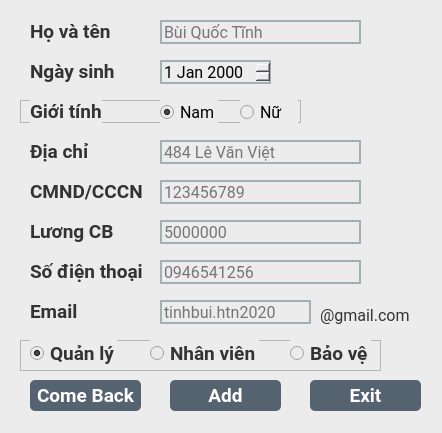
<?xml version="1.0" encoding="UTF-8"?>
<ui version="4.0">
 <class>Form</class>
 <widget class="QWidget" name="Form">
  <property name="geometry">
   <rect>
    <x>0</x>
    <y>0</y>
    <width>442</width>
    <height>433</height>
   </rect>
  </property>
  <property name="windowTitle">
   <string>Form</string>
  </property>
  <property name="styleSheet">
   <string notr="true">background-color: rgb(236, 236, 236);</string>
  </property>
  <widget class="QLabel" name="labelHoTen">
   <property name="geometry">
    <rect>
     <x>30</x>
     <y>20</y>
     <width>85</width>
     <height>23</height>
    </rect>
   </property>
   <property name="font">
    <font>
     <family>Roboto</family>
     <pointsize>14</pointsize>
     <weight>75</weight>
     <bold>true</bold>
    </font>
   </property>
   <property name="styleSheet">
    <string notr="true">color: rgba(0, 0, 0, 200);</string>
   </property>
   <property name="text">
    <string>Họ và tên</string>
   </property>
  </widget>
  <widget class="QLabel" name="labelNgaySinh">
   <property name="geometry">
    <rect>
     <x>30</x>
     <y>60</y>
     <width>85</width>
     <height>23</height>
    </rect>
   </property>
   <property name="font">
    <font>
     <family>Roboto</family>
     <pointsize>14</pointsize>
     <weight>75</weight>
     <bold>true</bold>
    </font>
   </property>
   <property name="styleSheet">
    <string notr="true">color: rgba(0, 0, 0, 200);</string>
   </property>
   <property name="text">
    <string>Ngày sinh</string>
   </property>
  </widget>
  <widget class="QLabel" name="labelDiaChi">
   <property name="geometry">
    <rect>
     <x>30</x>
     <y>140</y>
     <width>59</width>
     <height>23</height>
    </rect>
   </property>
   <property name="font">
    <font>
     <family>Roboto</family>
     <pointsize>14</pointsize>
     <weight>75</weight>
     <bold>true</bold>
    </font>
   </property>
   <property name="styleSheet">
    <string notr="true">color: rgba(0, 0, 0, 200);</string>
   </property>
   <property name="text">
    <string>Địa chỉ</string>
   </property>
  </widget>
  <widget class="QLabel" name="labelCMND">
   <property name="geometry">
    <rect>
     <x>30</x>
     <y>180</y>
     <width>113</width>
     <height>23</height>
    </rect>
   </property>
   <property name="font">
    <font>
     <family>Roboto</family>
     <pointsize>14</pointsize>
     <weight>75</weight>
     <bold>true</bold>
    </font>
   </property>
   <property name="styleSheet">
    <string notr="true">color: rgba(0, 0, 0, 200);</string>
   </property>
   <property name="text">
    <string>CMND/CCCN</string>
   </property>
  </widget>
  <widget class="QLabel" name="labelLuongCB">
   <property name="geometry">
    <rect>
     <x>30</x>
     <y>220</y>
     <width>84</width>
     <height>23</height>
    </rect>
   </property>
   <property name="font">
    <font>
     <family>Roboto</family>
     <pointsize>14</pointsize>
     <weight>75</weight>
     <bold>true</bold>
    </font>
   </property>
   <property name="styleSheet">
    <string notr="true">color: rgba(0, 0, 0, 200);</string>
   </property>
   <property name="text">
    <string>Lương CB</string>
   </property>
  </widget>
  <widget class="QLabel" name="labelSDT">
   <property name="geometry">
    <rect>
     <x>30</x>
     <y>260</y>
     <width>113</width>
     <height>23</height>
    </rect>
   </property>
   <property name="font">
    <font>
     <family>Roboto</family>
     <pointsize>14</pointsize>
     <weight>75</weight>
     <bold>true</bold>
    </font>
   </property>
   <property name="styleSheet">
    <string notr="true">color: rgba(0, 0, 0, 200);</string>
   </property>
   <property name="text">
    <string>Số điện thoại</string>
   </property>
  </widget>
  <widget class="QLabel" name="labelEmail">
   <property name="geometry">
    <rect>
     <x>30</x>
     <y>300</y>
     <width>113</width>
     <height>23</height>
    </rect>
   </property>
   <property name="font">
    <font>
     <family>Roboto</family>
     <pointsize>14</pointsize>
     <weight>75</weight>
     <bold>true</bold>
    </font>
   </property>
   <property name="styleSheet">
    <string notr="true">color: rgba(0, 0, 0, 200);</string>
   </property>
   <property name="text">
    <string>Email</string>
   </property>
  </widget>
  <widget class="QLineEdit" name="lineEditHoTen">
   <property name="geometry">
    <rect>
     <x>160</x>
     <y>20</y>
     <width>201</width>
     <height>24</height>
    </rect>
   </property>
   <property name="font">
    <font>
     <family>Roboto</family>
     <pointsize>12</pointsize>
    </font>
   </property>
   <property name="styleSheet">
    <string notr="true">border: 2px solid rgba(0,0,0,0);
border-color: rgba(46,82,101,100);</string>
   </property>
   <property name="placeholderText">
    <string>Bùi Quốc Tĩnh</string>
   </property>
  </widget>
  <widget class="QFrame" name="frameGioiTinh">
   <property name="geometry">
    <rect>
     <x>20</x>
     <y>100</y>
     <width>281</width>
     <height>23</height>
    </rect>
   </property>
   <property name="frameShape">
    <enum>QFrame::StyledPanel</enum>
   </property>
   <property name="frameShadow">
    <enum>QFrame::Raised</enum>
   </property>
   <widget class="QLabel" name="labelGioiTinh">
    <property name="geometry">
     <rect>
      <x>10</x>
      <y>0</y>
      <width>72</width>
      <height>23</height>
     </rect>
    </property>
    <property name="font">
     <font>
      <family>Roboto</family>
      <pointsize>14</pointsize>
      <weight>75</weight>
      <bold>true</bold>
     </font>
    </property>
    <property name="styleSheet">
     <string notr="true">color: rgba(0, 0, 0, 200);</string>
    </property>
    <property name="text">
     <string>Giới tính</string>
    </property>
   </widget>
   <widget class="QRadioButton" name="radioButtonNam">
    <property name="geometry">
     <rect>
      <x>140</x>
      <y>0</y>
      <width>58</width>
      <height>24</height>
     </rect>
    </property>
    <property name="font">
     <font>
      <family>Roboto</family>
      <pointsize>12</pointsize>
     </font>
    </property>
    <property name="text">
     <string>Nam</string>
    </property>
    <property name="checked">
     <bool>true</bool>
    </property>
   </widget>
   <widget class="QRadioButton" name="radioButtonNu">
    <property name="geometry">
     <rect>
      <x>220</x>
      <y>0</y>
      <width>58</width>
      <height>24</height>
     </rect>
    </property>
    <property name="font">
     <font>
      <family>Roboto</family>
      <pointsize>12</pointsize>
     </font>
    </property>
    <property name="text">
     <string>Nữ</string>
    </property>
   </widget>
  </widget>
  <widget class="QDateEdit" name="dateEditNgaySinh">
   <property name="geometry">
    <rect>
     <x>160</x>
     <y>60</y>
     <width>111</width>
     <height>24</height>
    </rect>
   </property>
   <property name="font">
    <font>
     <family>Roboto</family>
     <pointsize>12</pointsize>
    </font>
   </property>
   <property name="styleSheet">
    <string notr="true">border: 2px solid rgba(0,0,0,0);
border-color: rgba(46,82,101,100);</string>
   </property>
  </widget>
  <widget class="QLineEdit" name="lineEditDiaChi">
   <property name="geometry">
    <rect>
     <x>160</x>
     <y>140</y>
     <width>201</width>
     <height>24</height>
    </rect>
   </property>
   <property name="font">
    <font>
     <family>Roboto</family>
     <pointsize>12</pointsize>
    </font>
   </property>
   <property name="styleSheet">
    <string notr="true">border: 2px solid rgba(0,0,0,0);
border-color: rgba(46,82,101,100);</string>
   </property>
   <property name="placeholderText">
    <string>484 Lê Văn Việt</string>
   </property>
  </widget>
  <widget class="QLineEdit" name="lineEditCMND">
   <property name="geometry">
    <rect>
     <x>160</x>
     <y>180</y>
     <width>201</width>
     <height>24</height>
    </rect>
   </property>
   <property name="font">
    <font>
     <family>Roboto</family>
     <pointsize>12</pointsize>
    </font>
   </property>
   <property name="styleSheet">
    <string notr="true">border: 2px solid rgba(0,0,0,0);
border-color: rgba(46,82,101,100);</string>
   </property>
   <property name="placeholderText">
    <string>123456789</string>
   </property>
  </widget>
  <widget class="QLineEdit" name="lineEditLuongCB">
   <property name="geometry">
    <rect>
     <x>160</x>
     <y>220</y>
     <width>201</width>
     <height>24</height>
    </rect>
   </property>
   <property name="font">
    <font>
     <family>Roboto</family>
     <pointsize>12</pointsize>
    </font>
   </property>
   <property name="styleSheet">
    <string notr="true">border: 2px solid rgba(0,0,0,0);
border-color: rgba(46,82,101,100);</string>
   </property>
   <property name="placeholderText">
    <string>5000000</string>
   </property>
  </widget>
  <widget class="QLineEdit" name="lineEditSDT">
   <property name="geometry">
    <rect>
     <x>160</x>
     <y>260</y>
     <width>201</width>
     <height>24</height>
    </rect>
   </property>
   <property name="font">
    <font>
     <family>Roboto</family>
     <pointsize>12</pointsize>
    </font>
   </property>
   <property name="layoutDirection">
    <enum>Qt::LeftToRight</enum>
   </property>
   <property name="styleSheet">
    <string notr="true">border: 2px solid rgba(0,0,0,0);
border-color: rgba(46,82,101,100);</string>
   </property>
   <property name="placeholderText">
    <string>0946541256</string>
   </property>
  </widget>
  <widget class="QLineEdit" name="lineEditEmail">
   <property name="geometry">
    <rect>
     <x>160</x>
     <y>300</y>
     <width>151</width>
     <height>24</height>
    </rect>
   </property>
   <property name="font">
    <font>
     <family>Roboto</family>
     <pointsize>12</pointsize>
    </font>
   </property>
   <property name="styleSheet">
    <string notr="true">border: 2px solid rgba(0,0,0,0);
border-color: rgba(46,82,101,100);</string>
   </property>
   <property name="placeholderText">
    <string>tinhbui.htn2020</string>
   </property>
  </widget>
  <widget class="QLabel" name="labelMailText">
   <property name="geometry">
    <rect>
     <x>320</x>
     <y>300</y>
     <width>111</width>
     <height>31</height>
    </rect>
   </property>
   <property name="font">
    <font>
     <family>Roboto</family>
     <pointsize>12</pointsize>
    </font>
   </property>
   <property name="styleSheet">
    <string notr="true">color: rgba(0, 0, 0, 200);</string>
   </property>
   <property name="text">
    <string>@gmail.com</string>
   </property>
  </widget>
  <widget class="QPushButton" name="pushButtonComeBack">
   <property name="geometry">
    <rect>
     <x>30</x>
     <y>380</y>
     <width>111</width>
     <height>31</height>
    </rect>
   </property>
   <property name="font">
    <font>
     <family>Roboto</family>
     <pointsize>14</pointsize>
     <weight>75</weight>
     <bold>true</bold>
    </font>
   </property>
   <property name="styleSheet">
    <string notr="true">QPushButton#pushButtonComeBack
{
	border-radius:5px;
	color: rgba(255,255,255,255);
	background-color:rgba(85,98,112,255);
}

QPushButton#pushButtonComeBack:hover
{
	padding-left: 2px;
	padding-top: 2px;
	color: rgb(255, 0, 0);
}

QPushButton#pushButtonComeBack:pressed
{
	padding: 2px;
	color: rgba(255,255,255,255);
	background-color: rgb(255, 0, 0);
}</string>
   </property>
   <property name="text">
    <string>Come Back</string>
   </property>
  </widget>
  <widget class="QPushButton" name="pushButtonAdd">
   <property name="geometry">
    <rect>
     <x>170</x>
     <y>380</y>
     <width>111</width>
     <height>31</height>
    </rect>
   </property>
   <property name="font">
    <font>
     <family>Roboto</family>
     <pointsize>14</pointsize>
     <weight>75</weight>
     <bold>true</bold>
    </font>
   </property>
   <property name="styleSheet">
    <string notr="true">QPushButton#pushButtonAdd
{
	border-radius:5px;
	color: rgba(255,255,255,255);
	background-color:rgba(85,98,112,255);
}

QPushButton#pushButtonAdd:hover
{
	padding-left: 2px;
	padding-top: 2px;
	color: rgb(255, 0, 0);
}

QPushButton#pushButtonAdd:pressed
{
	padding: 2px;
	color: rgba(255,255,255,255);
	background-color: rgb(255, 0, 0);
}</string>
   </property>
   <property name="text">
    <string>Add</string>
   </property>
  </widget>
  <widget class="QPushButton" name="pushButtonExit">
   <property name="geometry">
    <rect>
     <x>310</x>
     <y>380</y>
     <width>111</width>
     <height>31</height>
    </rect>
   </property>
   <property name="font">
    <font>
     <family>Roboto</family>
     <pointsize>14</pointsize>
     <weight>75</weight>
     <bold>true</bold>
    </font>
   </property>
   <property name="styleSheet">
    <string notr="true">QPushButton#pushButtonExit
{
	border-radius:5px;
	color: rgba(255,255,255,255);
	background-color:rgba(85,98,112,255);
}

QPushButton#pushButtonExit:hover
{
	padding-left: 2px;
	padding-top: 2px;
	color: rgb(255, 0, 0);
}

QPushButton#pushButtonExit:pressed
{
	padding: 2px;
	color: rgba(255,255,255,255);
	background-color: rgb(255, 0, 0);
}</string>
   </property>
   <property name="text">
    <string>Exit</string>
   </property>
  </widget>
  <widget class="QFrame" name="frameChucVu">
   <property name="geometry">
    <rect>
     <x>20</x>
     <y>340</y>
     <width>361</width>
     <height>31</height>
    </rect>
   </property>
   <property name="frameShape">
    <enum>QFrame::StyledPanel</enum>
   </property>
   <property name="frameShadow">
    <enum>QFrame::Raised</enum>
   </property>
   <widget class="QRadioButton" name="radioButtonQuanLy">
    <property name="geometry">
     <rect>
      <x>10</x>
      <y>0</y>
      <width>87</width>
      <height>27</height>
     </rect>
    </property>
    <property name="font">
     <font>
      <family>Roboto</family>
      <pointsize>14</pointsize>
      <weight>75</weight>
      <bold>true</bold>
     </font>
    </property>
    <property name="styleSheet">
     <string notr="true">color: rgba(0, 0, 0, 200);</string>
    </property>
    <property name="text">
     <string>Quản lý</string>
    </property>
    <property name="checked">
     <bool>true</bool>
    </property>
    <property name="autoRepeat">
     <bool>false</bool>
    </property>
   </widget>
   <widget class="QRadioButton" name="radioButtonNhanVien">
    <property name="geometry">
     <rect>
      <x>130</x>
      <y>0</y>
      <width>109</width>
      <height>27</height>
     </rect>
    </property>
    <property name="font">
     <font>
      <family>Roboto</family>
      <pointsize>14</pointsize>
      <weight>75</weight>
      <bold>true</bold>
     </font>
    </property>
    <property name="styleSheet">
     <string notr="true">color: rgba(0, 0, 0, 200);</string>
    </property>
    <property name="text">
     <string>Nhân viên</string>
    </property>
    <property name="checked">
     <bool>false</bool>
    </property>
   </widget>
   <widget class="QRadioButton" name="radioButtonBaoVe">
    <property name="geometry">
     <rect>
      <x>270</x>
      <y>0</y>
      <width>81</width>
      <height>27</height>
     </rect>
    </property>
    <property name="font">
     <font>
      <family>Roboto</family>
      <pointsize>14</pointsize>
      <weight>75</weight>
      <bold>true</bold>
     </font>
    </property>
    <property name="styleSheet">
     <string notr="true">color: rgba(0, 0, 0, 200);</string>
    </property>
    <property name="text">
     <string>Bảo vệ</string>
    </property>
   </widget>
  </widget>
 </widget>
 <resources/>
 <connections/>
</ui>
